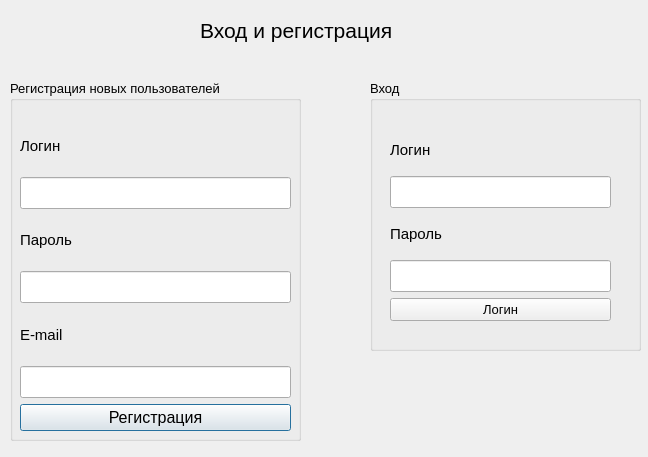
<?xml version="1.0" encoding="UTF-8"?>
<ui version="4.0">
 <class>reg_log</class>
 <widget class="QDialog" name="reg_log">
  <property name="geometry">
   <rect>
    <x>0</x>
    <y>0</y>
    <width>648</width>
    <height>457</height>
   </rect>
  </property>
  <property name="windowTitle">
   <string>Регистрация и вход</string>
  </property>
  <widget class="QLabel" name="label">
   <property name="geometry">
    <rect>
     <x>200</x>
     <y>10</y>
     <width>251</width>
     <height>41</height>
    </rect>
   </property>
   <property name="font">
    <font>
     <pointsize>16</pointsize>
    </font>
   </property>
   <property name="text">
    <string>Вход и регистрация</string>
   </property>
  </widget>
  <widget class="QGroupBox" name="groupBox">
   <property name="geometry">
    <rect>
     <x>10</x>
     <y>80</y>
     <width>291</width>
     <height>361</height>
    </rect>
   </property>
   <property name="font">
    <font>
     <pointsize>10</pointsize>
    </font>
   </property>
   <property name="title">
    <string>Регистрация новых пользователей</string>
   </property>
   <widget class="QWidget" name="layoutWidget">
    <property name="geometry">
     <rect>
      <x>10</x>
      <y>40</y>
      <width>271</width>
      <height>311</height>
     </rect>
    </property>
    <layout class="QVBoxLayout" name="verticalLayout_4">
     <item>
      <layout class="QVBoxLayout" name="verticalLayout">
       <item>
        <widget class="QLabel" name="label_2">
         <property name="font">
          <font>
           <pointsize>11</pointsize>
          </font>
         </property>
         <property name="text">
          <string>Логин</string>
         </property>
        </widget>
       </item>
       <item>
        <widget class="QLineEdit" name="username">
         <property name="font">
          <font>
           <pointsize>15</pointsize>
          </font>
         </property>
        </widget>
       </item>
      </layout>
     </item>
     <item>
      <layout class="QVBoxLayout" name="verticalLayout_2">
       <item>
        <widget class="QLabel" name="label_3">
         <property name="font">
          <font>
           <pointsize>11</pointsize>
          </font>
         </property>
         <property name="text">
          <string>Пароль</string>
         </property>
        </widget>
       </item>
       <item>
        <widget class="QLineEdit" name="password">
         <property name="font">
          <font>
           <pointsize>15</pointsize>
          </font>
         </property>
         <property name="echoMode">
          <enum>QLineEdit::Password</enum>
         </property>
        </widget>
       </item>
      </layout>
     </item>
     <item>
      <layout class="QVBoxLayout" name="verticalLayout_3">
       <item>
        <widget class="QLabel" name="label_4">
         <property name="font">
          <font>
           <pointsize>11</pointsize>
          </font>
         </property>
         <property name="text">
          <string>E-mail</string>
         </property>
        </widget>
       </item>
       <item>
        <widget class="QLineEdit" name="email">
         <property name="font">
          <font>
           <pointsize>15</pointsize>
          </font>
         </property>
        </widget>
       </item>
      </layout>
     </item>
     <item>
      <widget class="QPushButton" name="registerBtn">
       <property name="font">
        <font>
         <pointsize>12</pointsize>
        </font>
       </property>
       <property name="text">
        <string>Регистрация</string>
       </property>
      </widget>
     </item>
    </layout>
   </widget>
  </widget>
  <widget class="QGroupBox" name="groupBox_2">
   <property name="geometry">
    <rect>
     <x>370</x>
     <y>80</y>
     <width>271</width>
     <height>271</height>
    </rect>
   </property>
   <property name="font">
    <font>
     <pointsize>10</pointsize>
    </font>
   </property>
   <property name="title">
    <string>Вход</string>
   </property>
   <widget class="QWidget" name="layoutWidget_2">
    <property name="geometry">
     <rect>
      <x>20</x>
      <y>50</y>
      <width>221</width>
      <height>191</height>
     </rect>
    </property>
    <layout class="QVBoxLayout" name="verticalLayout_7">
     <item>
      <layout class="QVBoxLayout" name="verticalLayout_5">
       <item>
        <widget class="QLabel" name="label_6">
         <property name="font">
          <font>
           <pointsize>11</pointsize>
          </font>
         </property>
         <property name="text">
          <string>Логин</string>
         </property>
        </widget>
       </item>
       <item>
        <widget class="QLineEdit" name="usernameLogin">
         <property name="font">
          <font>
           <pointsize>15</pointsize>
          </font>
         </property>
        </widget>
       </item>
      </layout>
     </item>
     <item>
      <layout class="QVBoxLayout" name="verticalLayout_6">
       <item>
        <widget class="QLabel" name="label_5">
         <property name="font">
          <font>
           <pointsize>11</pointsize>
          </font>
         </property>
         <property name="text">
          <string>Пароль</string>
         </property>
        </widget>
       </item>
       <item>
        <widget class="QLineEdit" name="passwordLogin">
         <property name="font">
          <font>
           <pointsize>15</pointsize>
          </font>
         </property>
         <property name="echoMode">
          <enum>QLineEdit::Password</enum>
         </property>
        </widget>
       </item>
      </layout>
     </item>
     <item>
      <widget class="QPushButton" name="loginBtn">
       <property name="text">
        <string>Логин</string>
       </property>
      </widget>
     </item>
    </layout>
   </widget>
  </widget>
 </widget>
 <resources/>
 <connections/>
</ui>
